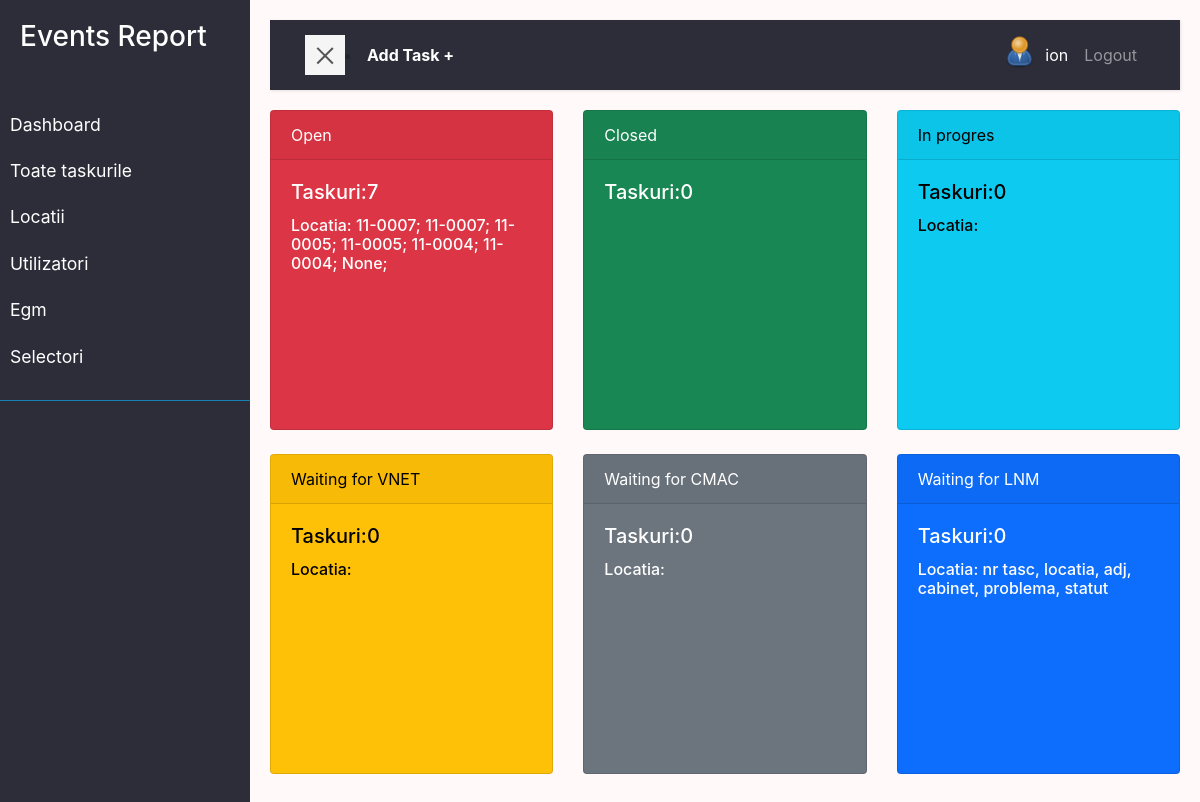
Page /dashboard/ (signed in) on the earlier database version.
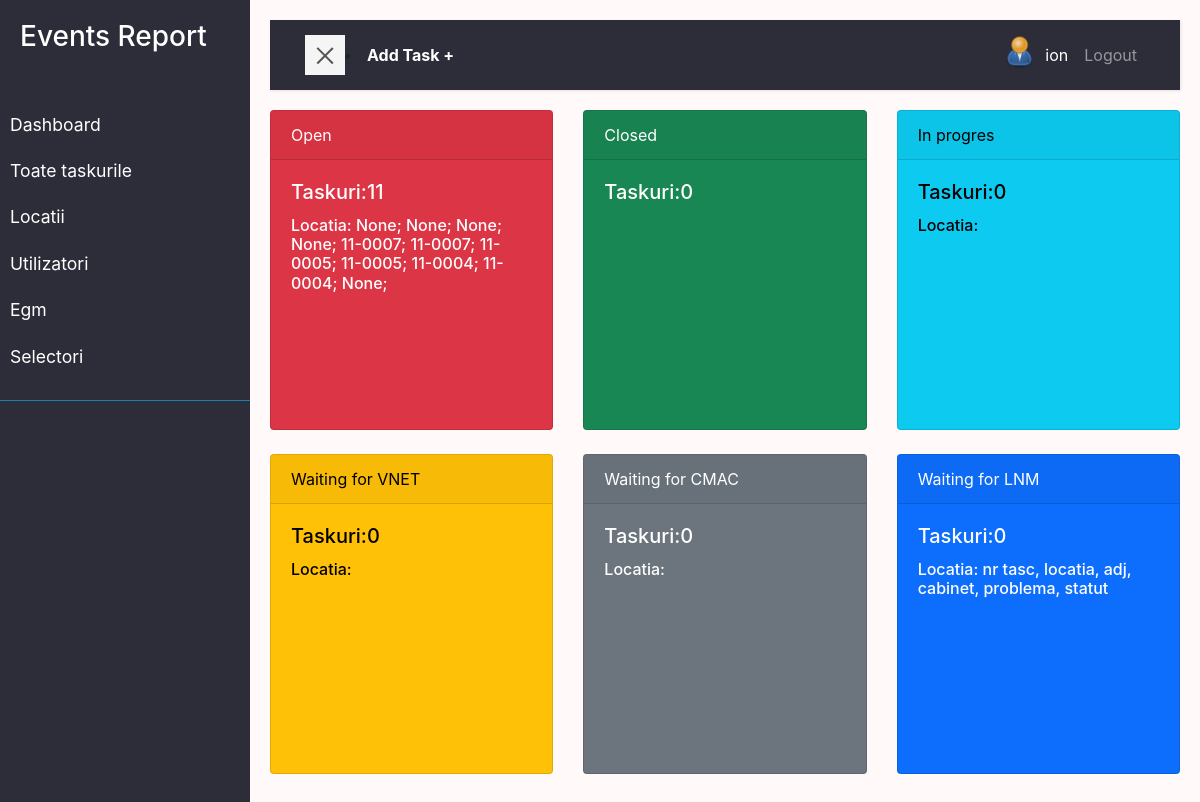
Same page on the later database version.
### task/models.py (models this page shows, shortened)
class Task(models.Model):
    STAT = (
        ('open', 'Open'),
        ('closed', 'Closed'),
        ('in_progres', 'Progres'),
        ('waiting_vnet', 'VNET'),
        ('waiting_cmac', 'CMAC'),
        ('waiting_lnm', 'LNM'),
    )
    nr = models.BigAutoField(primary_key=True, unique=True, editable=False)
    created = models.DateTimeField(auto_now_add=True, null=True, blank=True)
    locatia = models.ForeignKey(
        Location, null=True, blank=True, on_delete=models.DO_NOTHING)
    egm = models.ForeignKey(Egm, null=True, blank=True,
                            on_delete=models.DO_NOTHING)
    owner = models.ForeignKey(
        Profile, null=True, blank=True, on_delete=models.DO_NOTHING)
    informatorul = models.CharField(max_length=200, blank=True, null=True)
    componenta = models.ForeignKey(
        'Componenta', null=True, blank=True, on_delete=models.DO_NOTHING)
    label = models.ForeignKey(
        'Label', null=True, blank=True, on_delete=models.DO_NOTHING)
    problema = models.TextField(blank=True, null=True)
    solutie = models.TextField(blank=True, null=True)
    sumar = models.TextField(blank=True, null=True)
    responsabil = models.CharField(max_length=200, blank=True, null=True)
    rezolutie = models.ForeignKey(
        'Rezolutie', null=True, blank=True, on_delete=models.DO_NOTHING)
    status = models.CharField(max_length=200, choices=STAT, default='open')
    data_inchidere = models.DateTimeField(null=True, blank=True)
    supervisor = models.CharField(max_length=200, blank=True, null=True)
    class Meta:
        ordering = ['-created']

### location/models.py (models this page shows)
class Location(models.Model):
    STAT = (
        ('deschisa', 'Deschisa'),
        ('inchisa', 'Inchisa'),
        ('in_progres', 'In progres'),
    )
    numar = models.CharField(max_length=200)
    name = models.CharField(max_length=200, null=True, blank=True)
    address = models.CharField(max_length=200, null=True, blank=True)
    status = models.CharField(max_length=200, choices=STAT)
    telefon = models.CharField(max_length=200, null=True, blank=True)
    adresa_ip = models.CharField(max_length=200, null=True, blank=True)
    manager = models.ForeignKey(
        'Manager', null=True, blank=True, on_delete=models.SET_NULL)
    data_deschidere = models.DateField(null=True, blank=True)
    data_inchidere = models.DateField(null=True, blank=True)
    created = models.DateTimeField(auto_now_add=True, null=True, blank=True)
    def __str__(self):
        return self.numar

### task/views.py (the view)
# urls.py: path('dashboard/', views.dashboard, name='dashboard') ,
@login_required(login_url='login')
def dashboard(request):
    open = Task.objects.filter(status='open')
    closed = Task.objects.filter(status='closed')
    progres = Task.objects.filter(status='in_progres')
    vnet = Task.objects.filter(status='waiting_vnet')
    cmac = Task.objects.filter(status='waiting_cmac')
    lnm = Task.objects.filter(status='waiting_lnm')
    context = {'open':open,'closed':closed,'progres':progres,
        'vnet':vnet,'cmac':cmac,'lnm':lnm}
    return render(request, 'task/dashboard.html', context)

### user/models.py (called while the page is built)
    @property
    def imageURL(self):
        try:
            url = self.profile_image.url
        except:
            url = ''
        return url

### task/templates/task/dashboard.html (shortened to what this page needs)
{% extends 'main.html' %}
{% block content %}
<div class="row g-2 ">
    <div class="col-4">
            <div class="card text-bg-danger mb-3 cardsize">
            <a href="{% url 'tasks-filtred' 'Open' %}" >
            <div class="card-header">Open</div>
            <div class="card-body">
              <h5 class="card-title">Taskuri:{{open.count}} </h5>
              <h6 class="card-text">Locatia: {% for loc in open %}
                                                {{loc.locatia}};
                                            {% endfor %}
              </h6>
            </div>
          </div>
      </div>
      <div class="col-4">
        <div class="card text-bg-success mb-3 cardsize">
        <a href="{% url 'tasks-filtred' 'Closed' %}" >
        <div class="card-header">Closed</div>
        <div class="card-body">
          <h5 class="card-title">Taskuri:{{closed.count}} </h5>
        </div>
      </div>
  </div>
  <div class="col-4">
    <div class="card text-bg-info mb-3 cardsize">
        <a href="{% url 'tasks-filtred' 'Progres' %}" >
    <div class="card-header">In progres</div>
    <div class="card-body">
      <h5 class="card-title">Taskuri:{{progres.count}} </h5>
      <h6 class="card-text">Locatia:
      </h6>
    </div>
  </div>
</div>
<div class="col-4">
    <div class="card text-bg-warning mb-3 cardsize">
        <a href="{% url 'tasks-filtred' 'VNET' %}" >
    <div class="card-header">Waiting for VNET</div>
    <div class="card-body">
      <h5 class="card-title">Taskuri:{{vnet.count}} </h5>
      <h6 class="card-text">Locatia:
      </h6>
    </div>
  </div>
</div>
<div class="col-4">
    <div class="card text-bg-secondary mb-3 cardsize">
        <a href="{% url 'tasks-filtred' 'CMAC' %}" >
    <div class="card-header">Waiting for CMAC</div>
    <div class="card-body">
      <h5 class="card-title">Taskuri:{{cmac.count}} </h5>
      <h6 class="card-text">Locatia:
      </h6>
    </div>
  </div>
</div>
<div class="col-4">
    <div class="card text-bg-primary mb-3 cardsize">
    <a href="{% url 'tasks-filtred' 'LNM' %}" >
    <div class="card-header">Waiting for LNM</div>
    <div class="card-body">
      <h5 class="card-title">Taskuri:{{lnm.count}} </h5>
      <h6 class="card-text">Locatia:
        nr tasc, locatia, adj, cabinet,  problema, statut</h6>
    </div>
  </div>
</div>
  {% endblock %}

Differences in the rows shown:
added Task: locatia "None"
added Task: locatia "None"
added Task: locatia "None"
added Task: locatia "None"
Other differences:
{{ open.count }}: "7" → "11"
